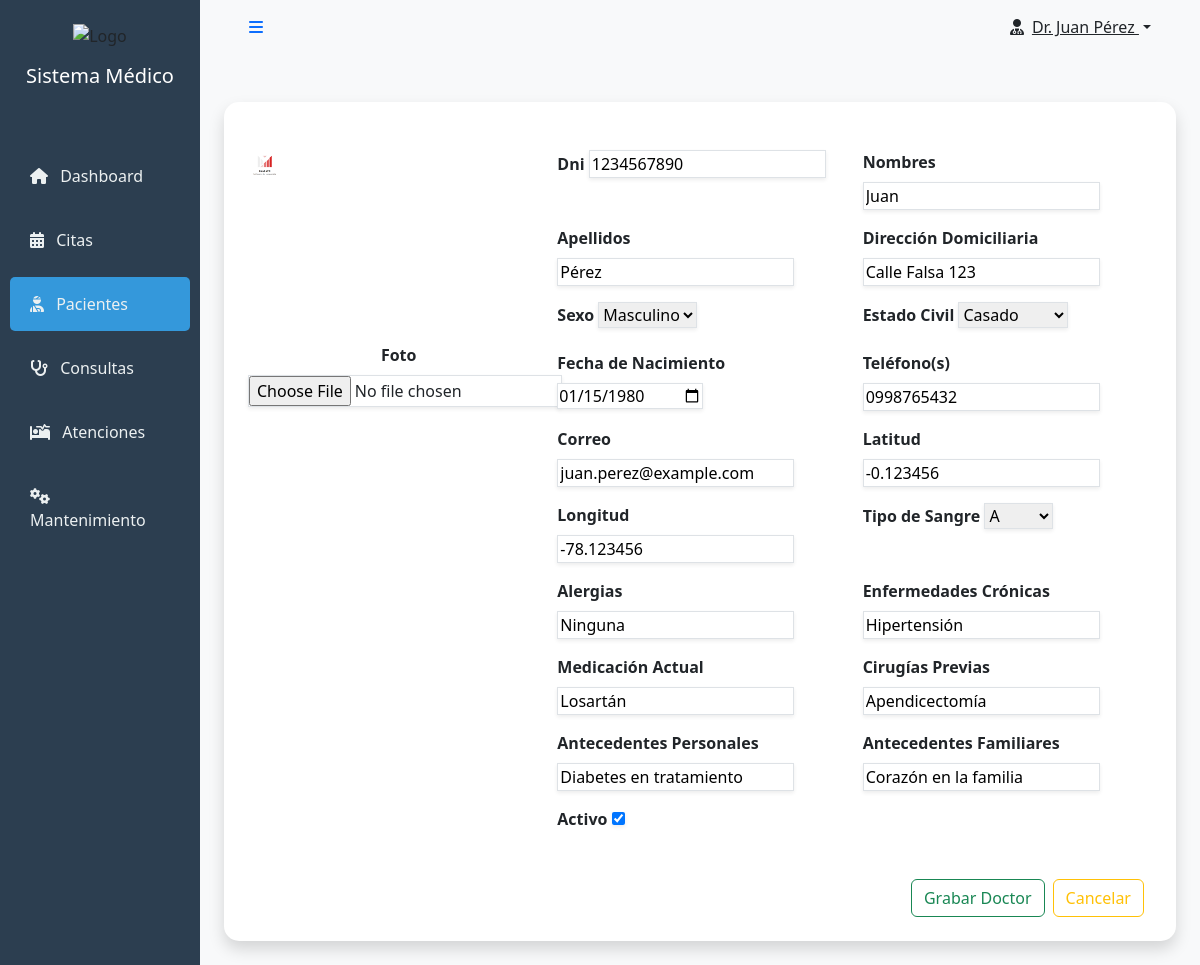
The app's page /patient_update/3/ with its own data.
### aplication/core/models.py (models this page shows, shortened)
class Paciente(models.Model):
    nombres = models.CharField(max_length=100, verbose_name="Nombres")
    apellidos = models.CharField(max_length=100, verbose_name="Apellidos")
    cedula = models.CharField(max_length=10, verbose_name="Cédula",validators=[valida_cedula])
    fecha_nacimiento = models.DateField(verbose_name="Fecha de Nacimiento")
    telefono = models.CharField(max_length=20, verbose_name="Teléfono(s)",validators=[phone_regex])
    email = models.EmailField(verbose_name="Correo", null=True, blank=True,unique=True)
    sexo = models.CharField(max_length=1, choices=SEX_CHOICES, verbose_name="Sexo")
    estado_civil = models.CharField(max_length=10, choices=CIVIL_CHOICES, verbose_name="Estado Civil")
    direccion = models.CharField(max_length=255, verbose_name="Dirección Domiciliaria")
    latitud = models.DecimalField(max_digits=18, decimal_places=6, verbose_name="Latitud", null=True, blank=True)
    longitud = models.DecimalField(max_digits=18, decimal_places=6, verbose_name="Longitud", null=True, blank=True)
    tipo_sangre = models.ForeignKey(TipoSangre, on_delete=models.SET_NULL, null=True, verbose_name="Tipo de Sangre",related_name="tipos_sangre")
    foto = models.ImageField(upload_to='pacientes/', verbose_name="Foto", null=True, blank=True)
    alergias = models.CharField(max_length=100,verbose_name="Alergias", null=True, blank=True)
    enfermedades_cronicas = models.CharField(max_length=100,verbose_name="Enfermedades Crónicas", null=True, blank=True)
    medicacion_actual = models.CharField(max_length=100,verbose_name="Medicación Actual", null=True, blank=True)
    cirugias_previas = models.CharField(max_length=100,verbose_name="Cirugías Previas", null=True, blank=True)
    antecedentes_personales = models.TextField(verbose_name="Antecedentes Personales", null=True, blank=True)
    antecedentes_familiares = models.TextField(verbose_name="Antecedentes Familiares", null=True, blank=True)
    activo = models.BooleanField(default=True,verbose_name="Activo")
    objects = models.Manager()  # Manager predeterminado
    active_patient = ActivePatientManager()  # Manager Personalizado
    class Meta:
        ordering = ['apellidos']
        indexes = [models.Index(fields=['apellidos'])]
        verbose_name = "Paciente"
        verbose_name_plural = "Pacientes"

### aplication/core/views/patient.py (the view, shortened to what this page needs)
# urls.py: path('patient_update/<int:pk>/', PatientUpdateView.as_view(),name='patient_update'),
class PatientUpdateView(UpdateView):
    model = Paciente
    template_name = 'core/patient/form.html'
    form_class = PatientForm
    success_url = reverse_lazy('core:patient_list')
    def get_context_data(self, **kwargs):
        context = super().get_context_data()
        context['grabar'] = 'Actualizar Proveedor'
        context['back_url'] = self.success_url
        return context

### aplication/core/models.py (called while the page is built)
    def __str__(self):
        return self.tipo

### template/core/patient/form.html (shortened to what this page needs)
<!DOCTYPE html>
<html lang="es">
<head>
     {% load static %}
    <link href="https://cdnjs.cloudflare.com/ajax/libs/bootstrap/5.3.2/css/bootstrap.min.css" rel="stylesheet">
    <link href="https://cdnjs.cloudflare.com/ajax/libs/font-awesome/6.4.2/css/all.min.css" rel="stylesheet">
</head>
<body>
<div class="container-fluid">
    <div class="row">
        <div class="col-md-3 col-lg-2 px-0 sidebar">
            <div class="text-center py-4">
                <img src="/api/placeholder/150/50" alt="Logo" class="mb-3">
                <h5 class="text-white">Sistema Médico</h5>
            </div>
            <nav class="nav flex-column mt-4">
                <a class="nav-link" href="#"><i class="fas fa-home me-2"></i> Dashboard</a>
                <a class="nav-link" href="#"><i class="fas fa-calendar-alt me-2"></i> Citas</a>
                <a class="nav-link active" href="#"><i class="fas fa-user-injured me-2"></i> Pacientes</a>
                <a class="nav-link" href="#"><i class="fas fa-stethoscope me-2"></i> Consultas</a>
                <a class="nav-link" href="#"><i class="fas fa-procedures me-2"></i> Atenciones</a>
                <a class="nav-link" href="#"><i class="fas fa-cogs me-2"></i> Mantenimiento</a>
            </nav>
        </div>
        <div class="col-md-9 col-lg-10 px-md-4 main-content">
            <nav class="navbar navbar-expand-lg navbar-light sticky-top mb-4">
                <div class="container-fluid">
                    <button class="btn btn-link">
                        <i class="fas fa-bars"></i>
                    </button>
                    <div class="d-flex align-items-center">
                        <div class="dropdown">
                            <button class="btn btn-link dropdown-toggle text-dark" type="button" id="dropdownMenuButton" data-bs-toggle="dropdown">
                                <i class="fas fa-user-md me-2"></i>Dr. Juan Pérez
                            </button>
                        </div>
                    </div>
                </div>
            </nav>
    <form method="post" enctype="multipart/form-data" class="py-4">
      <div class="card shadow p-4">
        <div class="row g-0">
            <div class="col-lg-4">
                <div id="imagenPreview" class="text-center mb-4">
                    {% if form.foto.value %}
                    <img id="imagenSeleccionada" src="{{ form.foto.value.url }}" class="rounded img-fluid" alt="Foto del cliente">
                    {% else %}
                    <img id="imagenSeleccionada" src="{% static 'img/empty.png' %}" class="rounded img-fluid" alt="Foto por defecto">
                    {% endif %}
                </div>
                <div class="text-center">
                    <label for="{{ form.foto.id_for_label }}" class="form-label fw-bold">{{ form.foto.label }}</label>
                    {{ form.foto }}
                </div>
            </div>
            <div class="col-lg-8 px-2">
                <div class="row">
                    <div class="col-md-6 mb-3">
                        <label for="{{ form.cedula.id_for_label }}" class="form-label fw-bold">{{ form.cedula.label }}</label>
                        {{ form.cedula }}
                    </div>
                    <div class="col-md-6 mb-3">
                        <label for="{{ form.nombres.id_for_label }}" class="form-label fw-bold">{{ form.nombres.label }}</label>
                        {{ form.nombres }}
                    </div>
                    <div class="col-md-6 mb-3">
                        <label for="{{ form.apellidos.id_for_label }}" class="form-label fw-bold">{{ form.apellidos.label }}</label>
                        {{ form.apellidos }}
                    </div>
                    <div class="col-md-6 mb-3">
                        <label for="{{ form.direccion.id_for_label }}" class="form-label fw-bold">{{ form.direccion.label }}</label>
                        {{ form.direccion }}
                    </div>
                    <div class="col-md-6 mb-3">
                        <label for="{{ form.sexo.id_for_label }}" class="form-label fw-bold">{{ form.sexo.label }}</label>
                        {{ form.sexo }}
                    </div>
                    <div class="col-md-6 mb-3">
                        <label for="{{ form.estado_civil.id_for_label }}" class="form-label fw-bold">{{ form.estado_civil.label }}</label>
                        {{ form.estado_civil }}
                    </div>
                    <div class="col-md-6 mb-3">
                        <label for="{{ form.fecha_nacimiento.id_for_label }}" class="form-label fw-bold">{{ form.fecha_nacimiento.label }}</label>
                        {{ form.fecha_nacimiento }}
                    </div>
                    <div class="col-md-6 mb-3">
                        <label for="{{ form.telefono.id_for_label }}" class="form-label fw-bold">{{ form.telefono.label }}</label>
                        {{ form.telefono }}
                    </div>
                    <div class="col-md-6 mb-3">
                        <label for="{{ form.email.id_for_label }}" class="form-label fw-bold">{{ form.email.label }}</label>
                        {{ form.email }}
                    </div>
                    <div class="col-md-6 mb-3">
                        <label for="{{ form.latitud.id_for_label }}" class="form-label fw-bold">{{ form.latitud.label }}</label>
                        {{ form.latitud }}
                    </div>
                    <div class="col-md-6 mb-3">
                        <label for="{{ form.longitud.id_for_label }}" class="form-label fw-bold">{{ form.longitud.label }}</label>
                        {{ form.longitud }}
                    </div>
                    <div class="col-md-6 mb-3">
                        <label for="{{ form.tipo_sangre.id_for_label }}" class="form-label fw-bold">{{ form.tipo_sangre.label }}</label>
                        {{ form.tipo_sangre }}
                    </div>
                    <div class="col-md-6 mb-3">
                        <label for="{{ form.alergias.id_for_label }}" class="form-label fw-bold">{{ form.alergias.label }}</label>
                        {{ form.alergias }}
                    </div>
                    <div class="col-md-6 mb-3">
                        <label for="{{ form.enfermedades_cronicas.id_for_label }}" class="form-label fw-bold">{{ form.enfermedades_cronicas.label }}</label>
                        {{ form.enfermedades_cronicas }}
                    </div>
                    <div class="col-md-6 mb-3">
                        <label for="{{ form.medicacion_actual.id_for_label }}" class="form-label fw-bold">{{ form.medicacion_actual.label }}</label>
                        {{ form.medicacion_actual }}
                    </div>
                    <div class="col-md-6 mb-3">
                        <label for="{{ form.cirugias_previas.id_for_label }}" class="form-label fw-bold">{{ form.cirugias_previas.label }}</label>
                        {{ form.cirugias_previas }}
                    </div>
                    <div class="col-md-6 mb-3">
                        <label for="{{ form.antecedentes_personales.id_for_label }}" class="form-label fw-bold">{{ form.antecedentes_personales.label }}</label>
                        {{ form.antecedentes_personales }}
                    </div>
                    <div class="col-md-6 mb-3">
                        <label for="{{ form.antecedentes_familiares.id_for_label }}" class="form-label fw-bold">{{ form.antecedentes_familiares.label }}</label>
                        {{ form.antecedentes_familiares }}
                    </div>
                    <div class="col-md-6 mb-3">
                        <label for="{{ form.activo.id_for_label }}" class="form-label fw-bold">{{ form.activo.label }}</label>
                        {{ form.activo }}
                    </div>
                </div>
                 <div class="d-flex justify-content-end mt-4">
                    <button class="btn btn-outline-success me-2" type="submit">Grabar Doctor</button>
                    <a class="btn btn-outline-warning" href="{% url 'core:patient_list'%}">Cancelar</a>
                </div>
            </div>
        </div>
       </div>
      </form>
     </div>
    </div>
</div>
</body>
</html>

### template/core/patient/form.html (style rules this page uses)
.sidebar { min-height: 100vh; background: #2c3e50; transition: all 0.3s; }
.sidebar .nav-link { color: #ecf0f1; transition: all 0.3s; padding: 15px 20px; border-radius: 5px; margin: 5px 10px; }
.sidebar .nav-link.active { background: #3498db; }
.main-content { background: #f8f9fa; }
.card { border: none; border-radius: 15px; box-shadow: 0 4px 6px rgba(0, 0, 0, 0.1); }

### records on screen
Paciente: cedula "1234567890", nombres "Juan", apellidos "Pérez", direccion "Calle Falsa 123", sexo "Masculino", estado_civil "Casado", fecha_nacimiento "01/15/1980", telefono "0998765432", email "juan.perez@example.com", latitud "-0.123456", longitud "-78.123456", tipo_sangre "A", alergias "Ninguna", enfermedades_cronicas "Hipertensión", medicacion_actual "Losartán", cirugias_previas "Apendicectomía", antecedentes_personales "Diabetes en tratamiento", antecedentes_familiares "Corazón en la familia", activo "☑"
